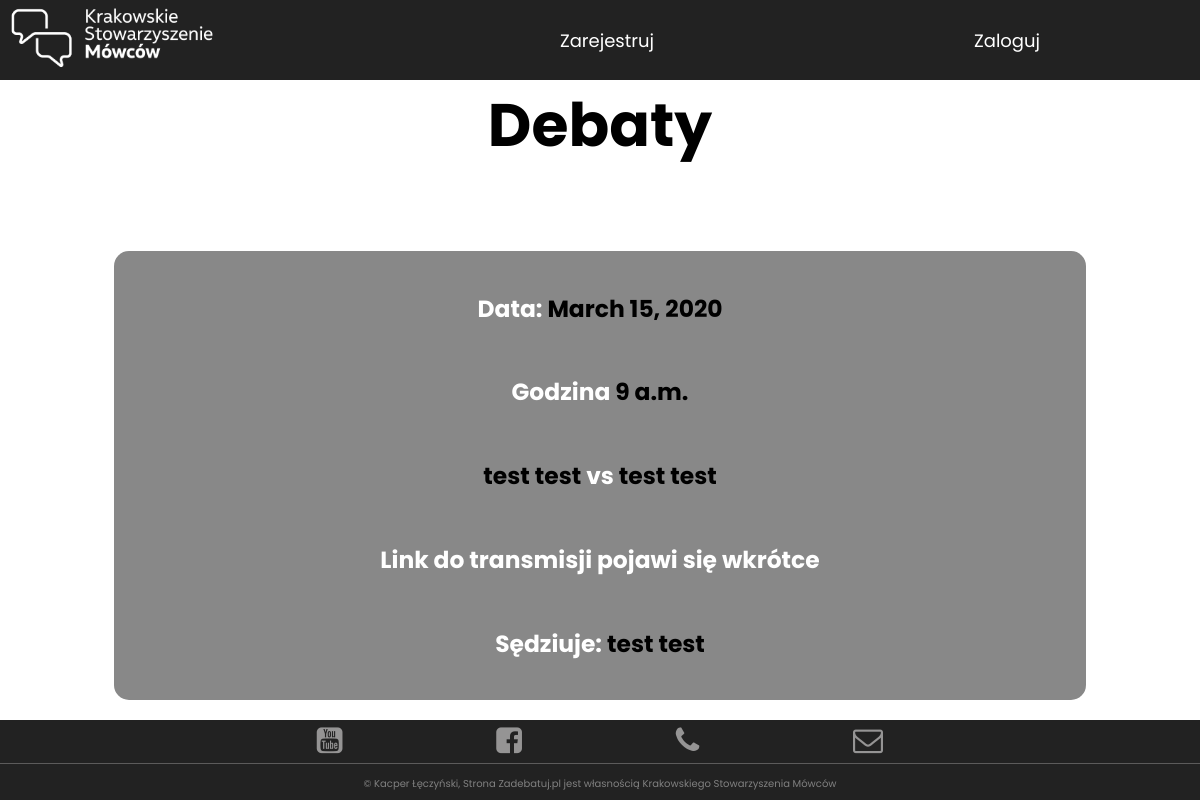
/live/, run on an earlier commit of the app's database.
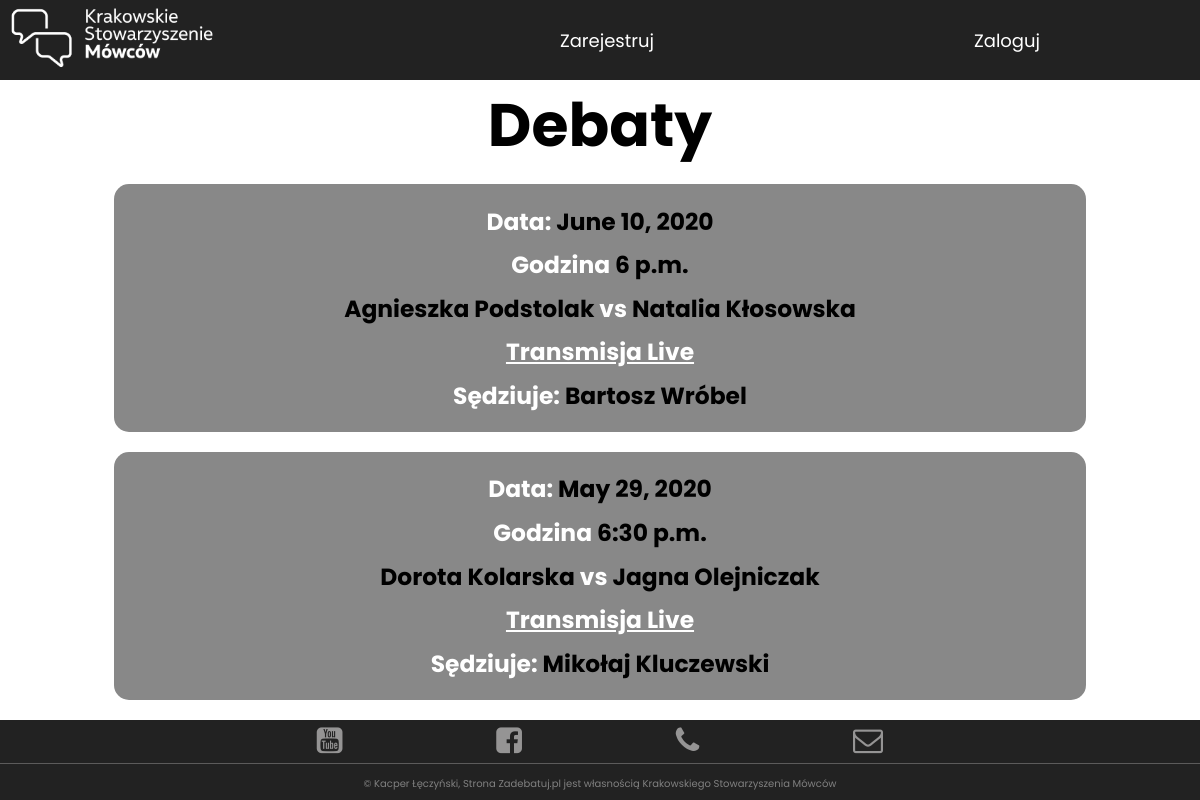
And on a later commit of the database.
### ksm_app/models.py (models this page shows, shortened)
class DebatantsBattle(models.Model):
    user1 = models.ForeignKey(Debatants, related_name="user1", on_delete=models.SET_NULL, null=True)
    user2 = models.ForeignKey(Debatants, related_name="user2", on_delete=models.SET_NULL, null=True)
    judge = models.ForeignKey(Judges, on_delete=models.SET_NULL, null=True)
    data = models.DateField(max_length=256, null=True)
    godzina = models.TimeField(max_length=256, null=True)
    transmisja = models.URLField(blank=True)
    class Meta:
        ordering = ['-data']

class Debatants(models.Model):
    user = models.OneToOneField(User, on_delete=models.CASCADE, null=True)
    imię = models.CharField(max_length=256)
    nazwisko = models.CharField(max_length=256)
    email = models.EmailField(max_length=256, null=True)
    miasto = models.CharField(max_length=256)
    szkoła = models.CharField(max_length=256)
    organizacja = models.CharField(max_length=256)
    facebook = models.URLField(max_length=256, null=True)
    opis = models.TextField(max_length=1000, null=True)
    terminy = models.TextField(max_length=1000, null=True)
    accept = models.BooleanField(default=False)
    accept2 = models.BooleanField(default=False)
    class Meta:
        ordering = ['imię']
    def __str__(self):
        return (self.imię + ' ' + self.nazwisko)

class Judges(models.Model):
    user = models.OneToOneField(User, on_delete=models.CASCADE, null=True)
    imię = models.CharField(max_length=256)
    nazwisko = models.CharField(max_length=256)
    email = models.EmailField(max_length=256, null=True)
    miasto = models.CharField(max_length=256)
    szkoła = models.CharField(max_length=256)
    organizacja = models.CharField(max_length=256)
    dyspozycyjnosc = models.TextField(max_length=1000)
    opis = models.TextField(max_length=2000)
    facebook = models.URLField(max_length=256, null=True)
    accept = models.BooleanField(default=False)
    accept2 = models.BooleanField(default=False)
    class Meta:
        ordering = ['imię']
    def __str__(self):
        return self.imię + ' ' + self.nazwisko

### ksm_app/views.py (the view)
# urls.py: path('live/', views.ShowBattle, name='live'),
def ShowBattle(request):
    battles = DebatantsBattle.objects.all()
    return render(request, 'ksm_app2/live.html', {'battles': battles})

### ksm_app/templatetags/has_group.py (called while the page is built)
@register.filter
def has_group(user, group_name = 'judges'):
    group = Group.objects.get(name = group_name)
    return True if group in user.groups.all() else False

### templates/ksm_app2/live.html (shortened to what this page needs)
{% load static %}
{% load has_group %}
<!doctype html>
<html lang="en">
<head>
    <link rel="stylesheet" href="{% static '/css/style.css' %}">
    <link rel="stylesheet" href="{% static '/css/rwd.css' %}">
    <link rel="stylesheet" href="{% static '/css2/live.css' %}">
    <link rel="stylesheet" href="https://cdnjs.cloudflare.com/ajax/libs/font-awesome/4.7.0/css/font-awesome.min.css">
</head>
<body>
<header class="main-container">
    <div class="logo">
        <a href="{% url 'ksm_app:base' %}"><img src="{% static '/img2/KSM_logo_poziom_biel-kopia.png' %}" alt=""></a>
    </div>
    <nav>
        <ul class="nav-links">
            {% if user.is_authenticated %}
                <li class="nav-link"><a href="{% url 'ksm_app:debatants_list' %}">Lista debatantów</a></li>
                <li class="nav-link"><a href="{% url 'ksm_app:judges_list' %}">Sędziowie</a></li>
                {% if request.user|has_group:"judges" %}
                    <li class="nav-link"><a href="{% url 'ksm_app:clock' %}">Zegar</a></li>
                {% endif %}
                {% if request.user|has_group:'judges' %}
                    <li class="nav-link-user"><a href="{% url 'ksm_app:judges_profile' %}"> {{ user.username }}</a></li>
                {% else %}
                    <li class="nav-link-user"><a href="{% url 'ksm_app:debatants_profile' %}"> {{ user.username }}</a>
                    </li>
                {% endif %}
            {% else %}
                <li class="nav-link"><a href="{% url 'ksm_app:choose' %}">Zarejestruj</a></li>
                <li class="nav-link"><a href="{% url 'ksm_app:user_login' %}">Zaloguj</a></li>
            {% endif %}
        </ul>
    </nav>
</header>
<main class="live-section">
    <h1>Debaty</h1>
    {% for battle in battles %}
        <div class="live-form">
            <h3>Data: <span>{{ battle.data }}</span></h3>
            <h3>Godzina <span> {{ battle.godzina }}</span></h3>
            <h3><span>{{ battle.user1 }}</span> vs <span>{{ battle.user2 }}</span></h3>
            {% if battle.transmisja %}
                <h3><a href="{{ battle.transmisja }}">Transmisja Live</a></h3>
            {% else %}
                <h3>Link do transmisji pojawi się wkrótce</h3>
            {% endif %}
            <h3>Sędziuje: <span>{{ battle.judge }}</span></h3>
        </div>
    {% endfor %}
</main>
<footer class="main-footer">
    <div class="footer-content">
        <ul class="links">
            <li class="link">
                <a href="https://www.youtube.com/channel/UCd2KIvR-DMDGMT_ce2gJzAw" target="_blank">
                    <i class="fa fa-youtube-square fa-2x"></i>
                </a>
            </li>
            <li class="link">
                <a href="https://www.facebook.com/ksmowcow/" target="_blank">
                    <i class="fa fa-facebook-square fa-2x"></i>
                </a>
            </li>
            <li class="link">
                <a href="{% url 'ksm_app:phone' %}">
                    <i class="fa fa-phone"></i>
                </a>
            </li>
            <li class="link">
                <a href="mailto:ksmowcow@gmail.com">
                    <i class="fa fa-envelope-o"></i>
                </a>
            </li>
        </ul>
    </div>
    <div class="copyright">
        <p>&copy; Kacper Łęczyński, Strona Zadebatuj.pl jest
            własnością Krakowskiego Stowarzyszenia Mówców</p>
    </div>
</footer>
</body>
</html>

What changed in the data, as far as the page shows it:
removed DebatantsBattle: data "March 15, 2020", godzina "9 a.m.", user1 "test test", user2 "test test", transmisja "Link do transmisji pojawi się wkrótce", judge "test test"
added DebatantsBattle: data "June 10, 2020", godzina "6 p.m.", user1 "Agnieszka Podstolak", user2 "Natalia Kłosowska", judge "Bartosz Wróbel"
added DebatantsBattle: data "May 29, 2020", godzina "6:30 p.m.", user1 "Dorota Kolarska", user2 "Jagna Olejniczak", judge "Mikołaj Kluczewski"
